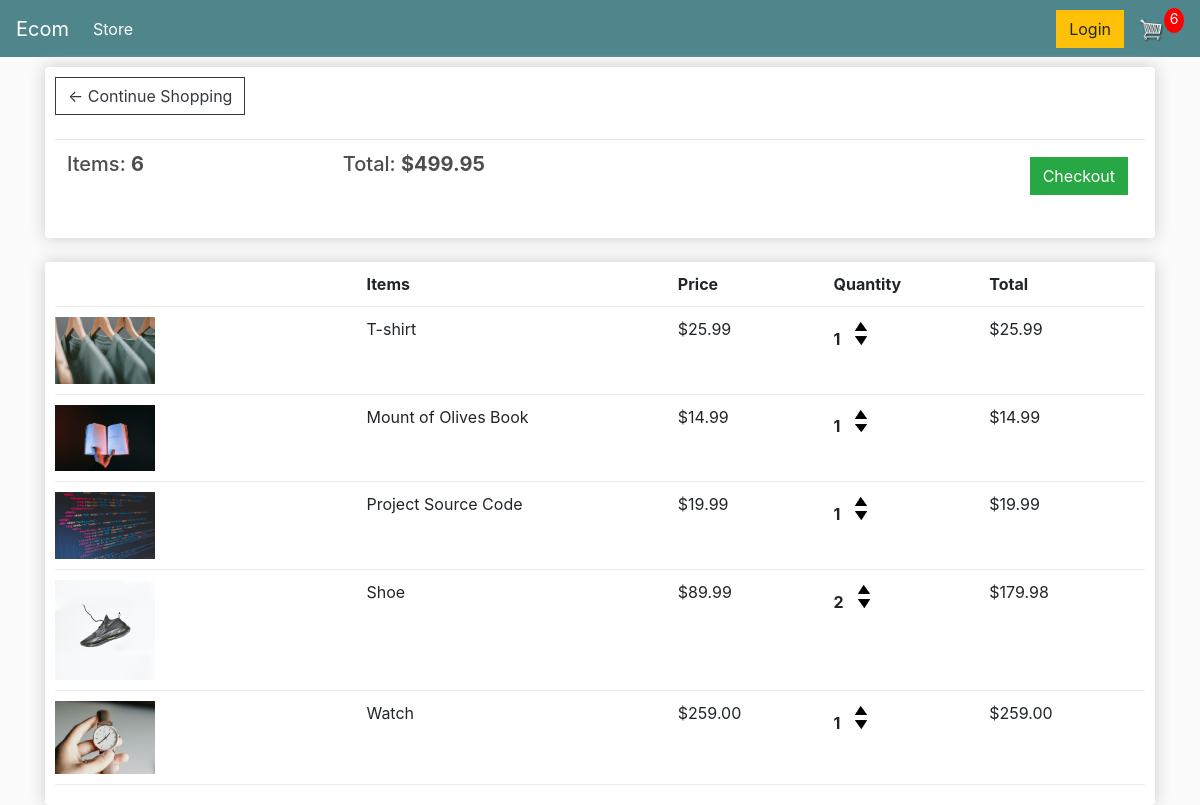
The page /cart/ (signed in) on the database as committed earlier.
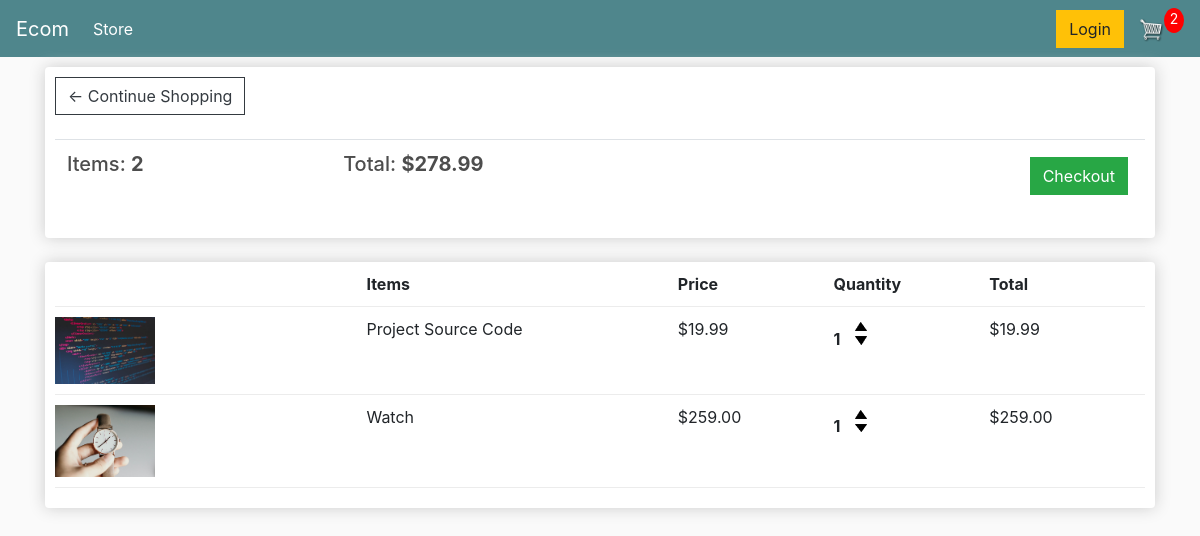
The same page on the database as committed later.
### store/models.py (models this page shows, shortened)
class Order(models.Model):
    customer = models.ForeignKey(
        Customer, on_delete=models.SET_NULL, blank=True, null=True)
    date_ordered = models.DateTimeField(auto_now_add=True)
    complete = models.BooleanField(default=False, null=True, blank=False)
    transaction_id = models.CharField(max_length=200, null=True)
    @property
    def get_cart_total(self):
        orderitems = self.orderitem_set.all()
        total = sum([item.get_total for item in orderitems])
        return total
    @property
    def get_cart_items(self):
        orderitems = self.orderitem_set.all()
        total = sum([item.quantity for item in orderitems])
        return total

class OrderItem(models.Model):
    product = models.ForeignKey(
        Product, on_delete=models.SET_NULL, blank=True, null=True)
    order = models.ForeignKey(
        Order, on_delete=models.SET_NULL, blank=True, null=True)
    quantity = models.IntegerField(default=0, null=True, blank=True)
    date_added = models.DateTimeField(auto_now_add=True)
    @property
    def get_total(self):
        total = self.product.price * self.quantity
        return total

class Product(models.Model):
    name = models.CharField(max_length=200, null=True)
    price = models.DecimalField(max_digits=7, decimal_places=2)
    digital = models.BooleanField(default=False, null=True, blank=False)
    image = models.ImageField(null=True, blank=True)
    @property
    def imageURL(self):
        try:
            url = self.image.url
        except:
            url = 'images/placeholder.png'
        return url

### store/views.py (the view)
# urls.py: path('cart/', views.cart, name="cart"),
def cart(request):
    if request.user.is_authenticated:
        customer = request.user.customer
        order, created = Order.objects.get_or_create(
            customer=customer, complete=False)
        items = order.orderitem_set.all()
        cartItems = order.get_cart_items
    else:
        items = []
        order = {'get_cart_total': 0, 'get_cart_items': 0, 'shipping': False}
        cartItems = order['get_cart_items']
    context = {'items': items, 'order': order, 'cartItems': cartItems}
    return render(request, 'store/cart.html', context)

### store/templates/store/cart.html
{% extends 'store/main.html' %}
{% load static %}
{% block content %}
<div class="row">
    <div class="col-lg-12">
        <div class="box-element">
            <a class="btn btn-outline-dark" href="{% url 'store' %}">&#x2190; Continue Shopping</a>
            <br>
            <br>
            <table class="table">
                <tr>
                    <th>
                        <h5>Items: <strong>{{ order.get_cart_items }}</strong></h5>
                    </th>
                    <th>
                        <h5>Total: <strong>${{ order.get_cart_total|floatformat:2 }}</strong></h5>
                    </th>
                    <th>
                        <a style="float:right;margin:5px;" class="btn btn-success"
                            href="{% url 'checkout' %}">Checkout</a>
                    </th>
                </tr>
            </table>
        </div>
        <br>
        <div class="box-element">
            <div class="cart-row">
                <div style="flex:2"></div>
                <div style="flex:2"><strong>Items</strong></div>
                <div style="flex:1"><strong>Price</strong></div>
                <div style="flex:1"><strong>Quantity</strong></div>
                <div style="flex:1"><strong>Total</strong></div>
            </div>
            {% for item in items %}
            <div class="cart-row">
                <div style="flex:2"><img class="row-image" src="{{ item.product.imageURL }}" alt=""></div>
                <div style="flex:2">{{ item.product.name }}</div>
                <div style="flex:1">${{ item.product.price|floatformat:2 }}</div>
                <div style="flex:1">
                    <p class="quantity">{{ item.quantity }}</p>
                    <div class="quantity">
                        <img data-product="{{ item.product.id }}" data-action="add" class="chg-quantity update-cart"
                            src="{% static  'images/arrow-up.png' %}">
                        <img data-product="{{ item.product.id }}" data-action="remove" class="chg-quantity update-cart"
                            src="{% static  'images/arrow-down.png' %}">
                    </div>
                </div>
                <div style="flex:1">${{ item.get_total }}</div>
            </div>
            {% endfor %}
        </div>
    </div>
</div>
{% endblock content %}

### store/templates/store/main.html (shortened to what this page needs)
<!DOCTYPE html>
{% load static %}
<html lang="en">
<head>
    <link rel="stylesheet" href="https://stackpath.bootstrapcdn.com/bootstrap/4.4.1/css/bootstrap.min.css"
>
    <link rel="stylesheet" type="text/css" href="{% static 'css/main.css' %}">
</head>
<body>
    <nav class="navbar navbar-expand-lg navbar-dark bg-dark">
        <a class="navbar-brand" href="{% url 'store' %}">Ecom</a>
        <div class="collapse navbar-collapse" id="navbarSupportedContent">
            <ul class="navbar-nav mr-auto">
                <li class="nav-item active">
                    <a class="nav-link" href="{% url 'store' %}">Store <span class="sr-only">(current)</span></a>
                </li>
            </ul>
            <div class="form-inline my-2 my-lg-0">
                <a href="#" class="btn btn-warning">Login</a>
                <a href="{% url 'cart' %}">
                    <img id="cart-icon" src="{% static 'images/cart.png' %}">
                </a>
                <p id="cart-total">{{ cartItems }}</p>
            </div>
        </div>
    </nav>
    <div class="container">
        {% block content %}
        {% endblock content %}
    </div>
</body>
</html>

### static/css/main.css (style rules this page uses)
body { background-color: hsl(0, 0%, 98%); }
h1, h2, h3, h4, h5, h6 { color: hsl(0, 0%, 30%); }
.box-element { box-shadow: hsl(0, 0%, 80%) 0 0 16px; background-color: #fff; border-radius: 4px; padding: 10px; }
.bg-dark { background-color: #4f868c !important; }
#cart-icon { width: 25px; display: inline-block; margin-left: 15px; }
#cart-total { display: block; text-align: center; color: #fff; background-color: red; width: 20px; height: 25px; border-radius: 50%; font-size: 14px; }
.col-lg-4, .col-lg-6, .col-lg-8, .col-lg-12 { margin-top: 10px; }
.btn { border-radius: 0; }
.row-image { width: 100px; }
.cart-row { display: flex; align-items: flex-stretch; padding-bottom: 10px; margin-bottom: 10px; border-bottom: 1px solid #ececec; }
.quantity { display: inline-block; font-weight: 700; padding-right: 10px; }
.chg-quantity { width: 12px; cursor: pointer; display: block; margin-top: 5px; transition: .1s; }

Rows that differ between the two databases and show on the page:
removed OrderItem: product.imageURL (picture), product.name "T-shirt", product.price "25.99", quantity "1", get_total "25.99"
removed OrderItem: product.imageURL (picture), product.name "Mount of Olives Book", product.price "14.99", quantity "1", get_total "14.99"
removed OrderItem: product.imageURL (picture), product.name "Shoe", product.price "89.99", quantity "2", get_total "179.98"
computed for Order: get_cart_items "6" → "2"; get_cart_total "499.95" → "278.99"
Other text that changed with them:
{{ cartItems }}: "6" → "2"
